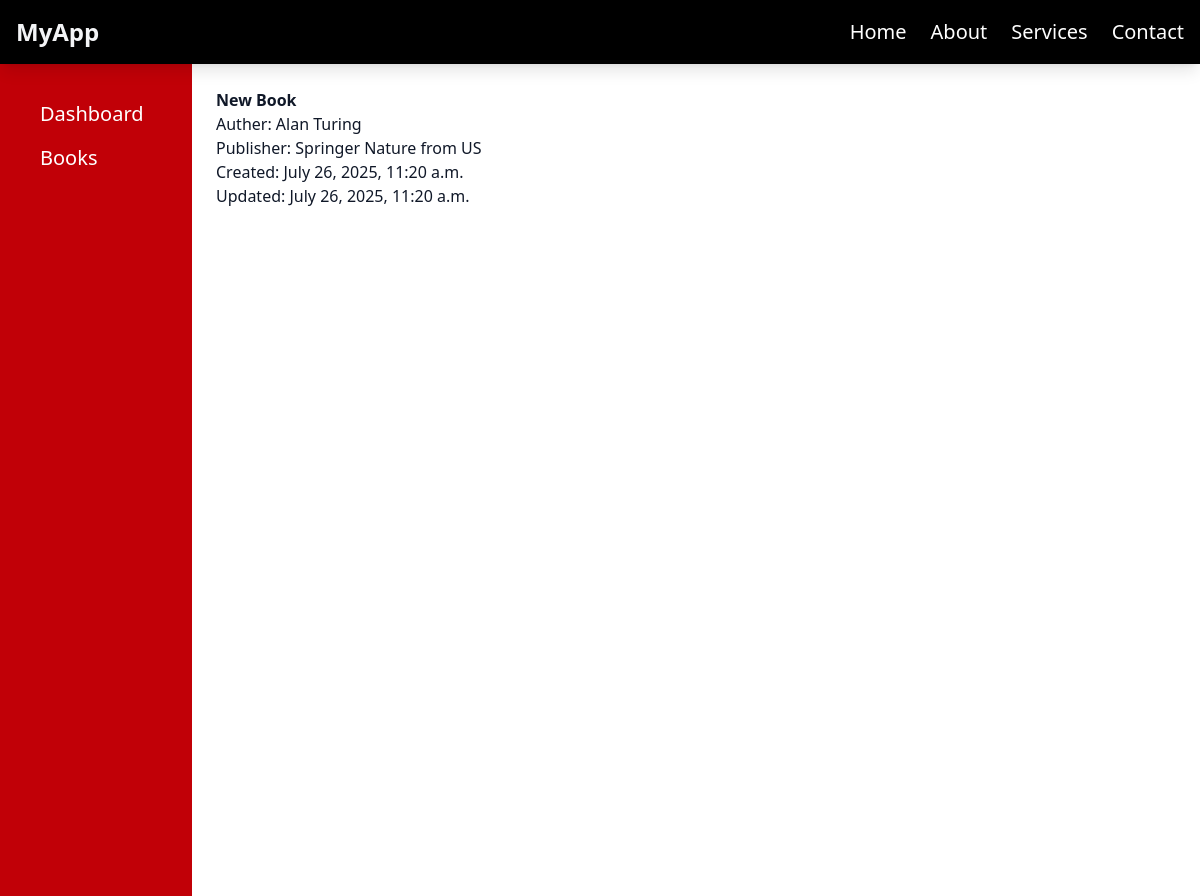
Page /books/16/ on the committed database.
### books/models.py (models this page shows, shortened)
class BookTitle(models.Model):
    title = models.CharField(max_length=200, unique=True)
    slug = models.SlugField(blank=True)
    publisher = models.ForeignKey(Publisher, on_delete=models.CASCADE)
    author = models.ForeignKey(Author, on_delete=models.CASCADE)
    created = models.DateTimeField(auto_now_add=True)
    updated = models.DateTimeField(auto_now=True)

### authors/models.py (models this page shows)
class Author(models.Model):
    name = models.CharField(max_length=500)
    def __str__(self):
        return f"{self.name}"

### publishers/models.py (models this page shows)
class Publisher(models.Model):
    name = models.CharField(max_length=500)
    id = models.UUIDField(primary_key=True, default=uuid.uuid4, editable=False)
    country = CountryField(blank_label="Select Country")
    created = models.DateTimeField(auto_now_add=True)
    updated = models.DateField(auto_now=True)
    def __str__(self):
        return f"{self.name} from {self.country}"

### books/views.py (the view)
# urls.py: path('<pk>/', book_title_detail_view, name='detail'),
def book_title_detail_view(request, **kwargs):
    pk = kwargs.get('pk')
    book_detail = BookTitle.objects.get(pk=pk)
    context = {
        'book_detail': book_detail
    }
    return render(request, 'books/detail.html', context)

### books/templates/books/detail.html (shortened to what this page needs)
{% extends "base.html" %}
{% block content %}
    {% if book_detail %}
        <ul>
            <b>{{book_detail.title}}</b>
            <li>Auther: {{book_detail.author}}</li>
            <li>Publisher: {{book_detail.publisher}}</li>
            <li>Created: {{book_detail.created}}</li>
            <li>Updated: {{book_detail.updated}}</li>
        </ul>
    {% endif %}
{% endblock %}

### rows in the picture
BookTitle: title "New Book", author "Alan Turing", publisher "Springer Nature from US", created "July 26, 2025, 11:20 a.m.", updated "July 26, 2025, 11:20 a.m."
